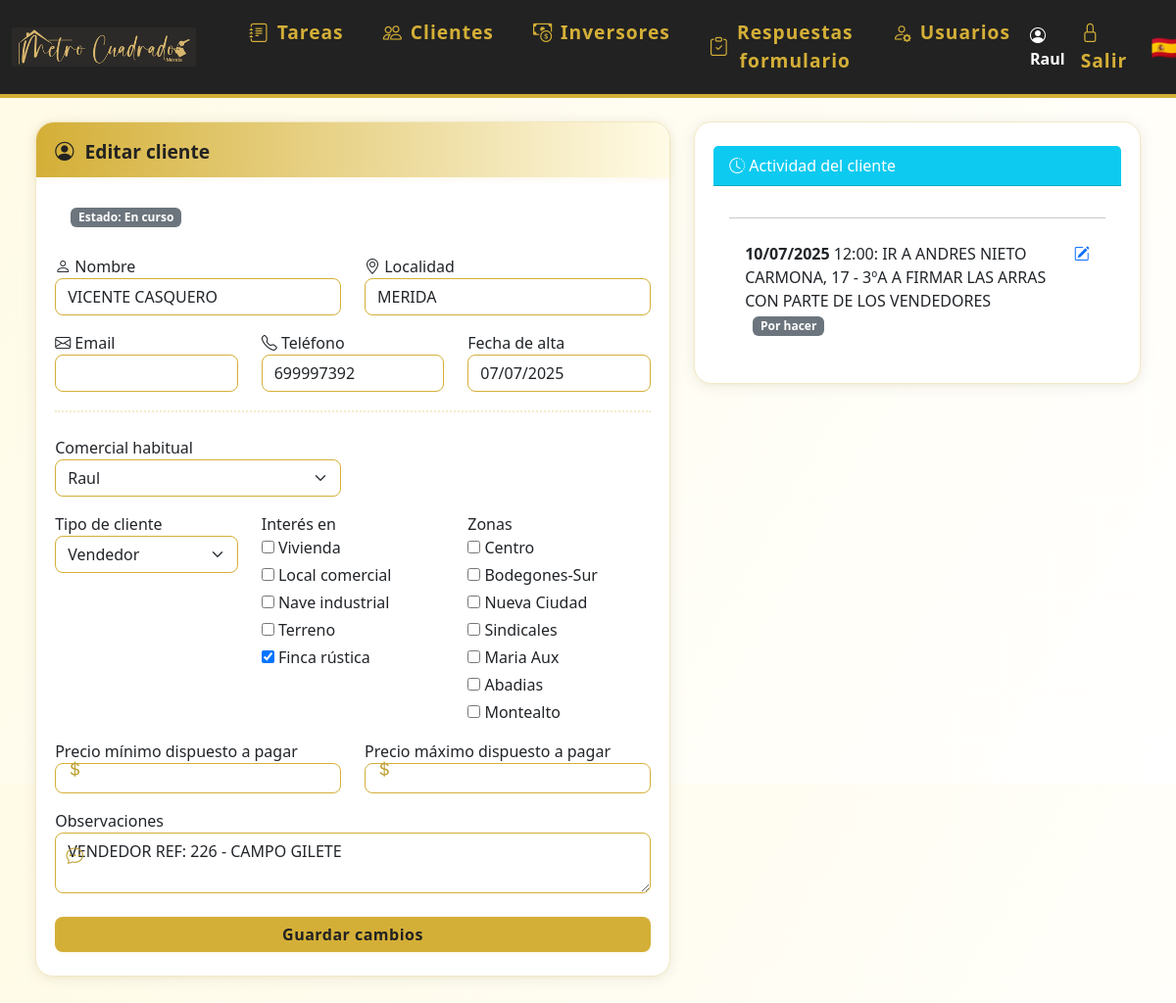
/editar_cliente/16 (signed in), run on an earlier commit of the app's database.
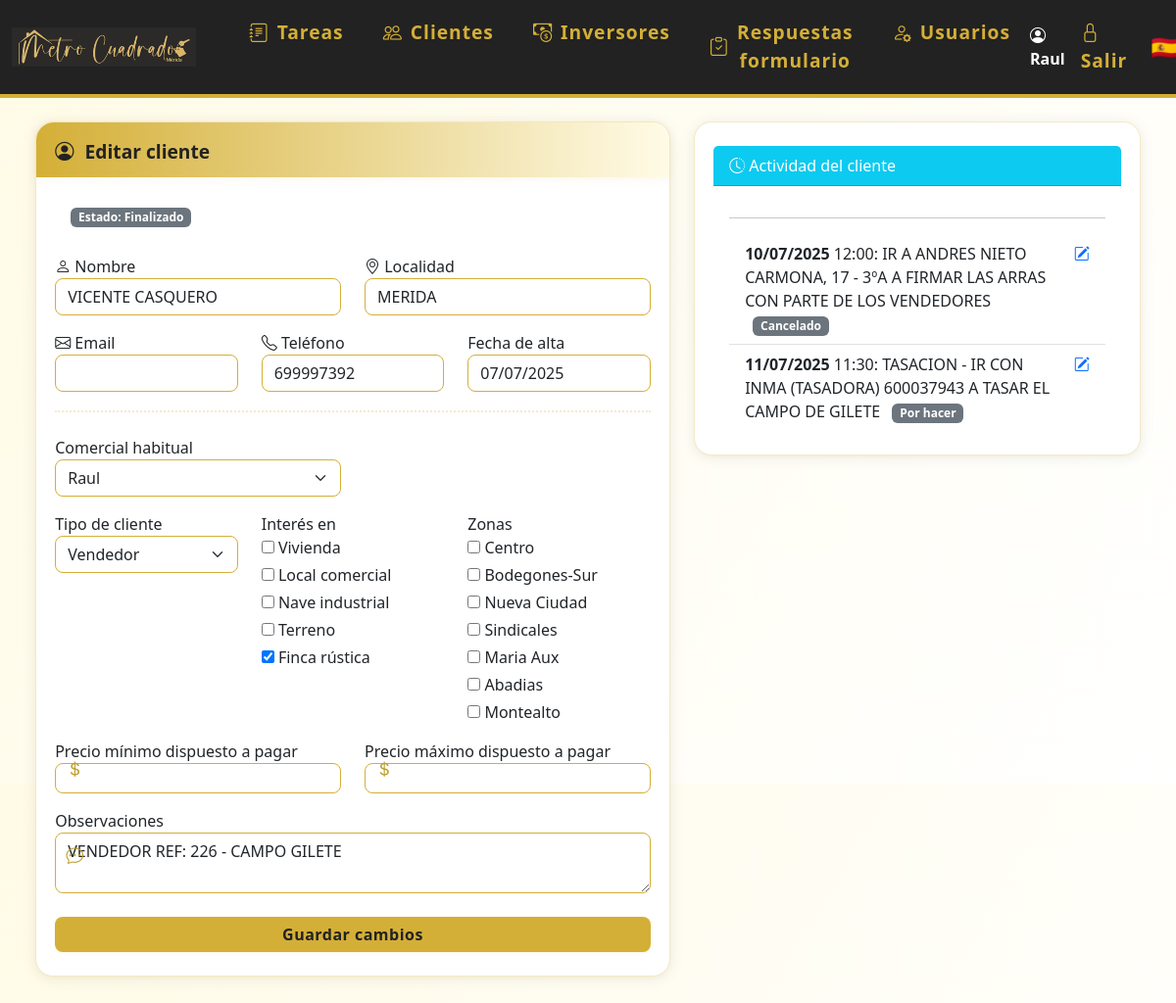
And on a later commit of the database.
### models.py (models this page shows)
class Cliente(db.Model):
    id = db.Column(db.Integer, primary_key=True)
    nombre = db.Column(db.String(120), nullable=False)
    email = db.Column(db.String(120), unique=True, nullable=True)
    telefono = db.Column(db.String(20), unique=True)
    estado = db.Column(db.String(20), nullable=False, default='en_curso') # en_curso, ha_comprado, cancelado
    localidad = db.Column(db.String(120), nullable=True)
    observaciones = db.Column(db.Text, nullable=True)
    tipo_cliente = db.Column(db.String(50), nullable=True)
    interes = db.Column(db.Text, nullable=True)
    zonas = db.Column(db.Text, nullable=True)
    precio_min = db.Column(db.Integer, nullable=True)
    precio_max = db.Column(db.Integer, nullable=True)
    encuesta_enviada = db.Column(db.Boolean, default=False)
    comercial_id = db.Column(db.Integer, db.ForeignKey('usuario.id'), nullable=True)
    fecha_creacion = db.Column(db.DateTime, default=datetime.utcnow)
    activo = db.Column(db.Boolean, default=True)  # Nuevo campo para desactivar cliente
    eventos = db.relationship('Evento', backref='cliente', lazy=True)
    tareas = db.relationship('Tarea', back_populates='cliente')
    visto_por = db.Column(db.Integer, db.ForeignKey('cliente.id'), nullable=True)

class Tarea(db.Model):
    id = db.Column(db.Integer, primary_key=True)
    usuario_id = db.Column(db.Integer, db.ForeignKey('usuario.id'))
    cliente_id = db.Column(db.Integer, db.ForeignKey('cliente.id'))
    fecha = db.Column(db.Date, nullable=False)
    hora = db.Column(db.Time, nullable=True)
    comentario = db.Column(db.Text)
    resolucion = db.Column(db.Text)
    estado = db.Column(db.String(20), nullable=False, default='por_hacer')  # por_hacer, ha_comprado, ha_alquilado, cancelado
    cliente = db.relationship('Cliente', back_populates='tareas')
    usuario = db.relationship('Usuario', back_populates='tareas')

### app.py (the view, shortened to what this page needs)
@app.route('/editar_cliente/<int:cliente_id>', methods=['GET', 'POST'])
@login_required
def editar_cliente(cliente_id):
    cliente = Cliente.query.get_or_404(cliente_id)
    form = CrearClienteForm(obj=cliente)
    form.comercial_id.choices = [(0, 'Sin comercial')] + [(u.id, u.nombre) for u in Usuario.query.all()]
    if request.method == 'GET':
        form.comercial_id.data = cliente.comercial_id or 0
        form.interes.data = cliente.interes.split(',') if cliente.interes else []
        form.zonas.data = cliente.zonas.split(',') if cliente.zonas else []
    tareas_cliente = cliente.tareas if hasattr(cliente, 'tareas') else []
    return render_template('editar_cliente.html', form=form, cliente=cliente, tareas_cliente=tareas_cliente)

### app.py (called while the page is built)
@login_manager.user_loader
def load_user(user_id):
    return Usuario.query.get(int(user_id))

### templates/editar_cliente.html (shortened to what the changed rows need)
{% extends 'base.html' %}
{% block content %}
<div class="container" style="max-width:1200px;">
  <div class="row">
    <div class="col-md-7">
      <div class="card mb-3">
        <div class="mb-2" style="padding: 0.5rem 1rem 0 1rem;">
          <span class="badge bg-secondary">Estado: {{ cliente.estado.replace('_', ' ').capitalize() }}</span>
        </div>
        <form method="POST" style="padding:1.2rem 0 0 0;">
            <div class="row mb-3">
              <div class="col-6">
                <span class="icon"><i class="bi bi-person"></i></span>
                <label for="nombre">{{ form.nombre.label.text }}</label>
                {{ form.nombre(class_='form-control' + (' is-invalid' if form.nombre.errors else ''), autocomplete='name', id='nombre') }}
              </div>
              <div class="col-6">
                <span class="icon"><i class="bi bi-geo-alt"></i></span>
                <label for="localidad">{{ form.localidad.label.text }}</label>
                {{ form.localidad(class_='form-control' + (' is-invalid' if form.localidad.errors else ''), autocomplete='address-level2', id='localidad') }}
              </div>
            </div>
            <div class="row mb-3">
              <div class="col-4">
                <span class="icon"><i class="bi bi-envelope"></i></span>
                <label for="email">{{ form.email.label.text }}</label>
                {{ form.email(class_='form-control' + (' is-invalid' if form.email.errors else ''), autocomplete='email', id='email') }}
              </div>
              <div class="col-4">
                <span class="icon"><i class="bi bi-telephone"></i></span>
                <label for="telefono">{{ form.telefono.label.text }}</label>
                {{ form.telefono(class_='form-control' + (' is-invalid' if form.telefono.errors else ''), autocomplete='tel', id='telefono') }}
              </div>
              <div class="col-4">
                <label for="fecha_creacion">{{ form.fecha_creacion.label.text }}</label>
                {{ form.fecha_creacion(class_='form-control', readonly=true, autocomplete='off', id='fecha_creacion') }}
              </div>
            </div>
            <div class="row mb-3">
              <div class="col-6">
                {{ form.comercial_id.label }}
                {{ form.comercial_id(class_='form-select') }}
              </div>
            </div>
            <div class="row mb-3">
              <div class="col-md-4">
                {{ form.tipo_cliente.label }}
                {{ form.tipo_cliente(class_='form-select') }}
              </div>
              <div class="col-md-4">
                {{ form.interes.label }}<br>
                <div style="display:flex;flex-direction:column;gap:4px;">
                  {% for subfield in form.interes %}
                    <label style="font-weight:normal;">
                      {{ subfield() }} {{ subfield.label.text }}
                    </label>
                  {% endfor %}
                </div>
              </div>
              <div class="col-md-4">
                {{ form.zonas.label }}<br>
                <div style="display:flex;flex-direction:column;gap:4px;">
                  {% for subfield in form.zonas %}
                    <label style="font-weight:normal;">
                      {{ subfield() }} {{ subfield.label.text }}
                    </label>
                  {% endfor %}
                </div>
              </div>
            </div>
            <div class="row mb-3">
              <div class="col-6">
                <div class="input-icon">
                  <span class="icon"></span>
                  {{ form.precio_min.label }}
                  {{ form.precio_min(class_='form-control form-control-sm', step='1', value=form.precio_min.data if form.precio_min.data is not none else '') }}
                </div>
              </div>
              <div class="col-6">
                <div class="input-icon">
                  <span class="icon"></span>
                  {{ form.precio_max.label }}
                  {{ form.precio_max(class_='form-control form-control-sm', step='1', value=form.precio_max.data if form.precio_max.data is not none else '') }}
                </div>
              </div>
            </div>
            <div class="input-icon mb-3">
                <span class="icon"></span>
                {{ form.observaciones.label }}
                {{ form.observaciones(class_='form-control') }}
            </div>
        </form>
      </div>
    </div>
    <div class="col-md-5">
      <div class="card">
        <div class="card-body" style="max-height:250px;overflow:auto;">
          {% if tareas_cliente and tareas_cliente|length > 0 %}
            <ul class="list-group list-group-flush">
              {% for tarea in tareas_cliente %}
                <li class="list-group-item d-flex justify-content-between align-items-start">
                  <div>
                    <strong>{{ tarea.fecha.strftime('%d/%m/%Y') }}</strong>
                    {% if tarea.hora %} {{ tarea.hora.strftime('%H:%M') }}{% endif %}:
                    {{ tarea.comentario }}
                    <span class="badge bg-secondary ms-2">{{ tarea.estado.replace('_', ' ').capitalize() }}</span>
                  </div>
                  <a href="{{ url_for('editar_tarea', tarea_id=tarea.id) }}" class="ms-2" title="Editar tarea"><i class="bi bi-pencil-square"></i></a>
                </li>
              {% endfor %}
            </ul>
          {% else %}
            <div class="text-muted">No hay tareas registradas para este cliente.</div>
          {% endif %}
        </div>
      </div>
    </div>
  </div>
</div>
{% endblock %}

What changed in the data, as far as the page shows it:
changed Cliente "VICENTE CASQUERO": estado.replace "En curso" → "Finalizado"
changed Tarea: estado.replace "Por hacer" → "Cancelado"
added Tarea: fecha "11/07/2025", hora "11:30", comentario "TASACION - IR CON INMA (TASADORA) 600037943 A TASAR EL CAMPO DE GILETE", estado.replace "Por hacer"
